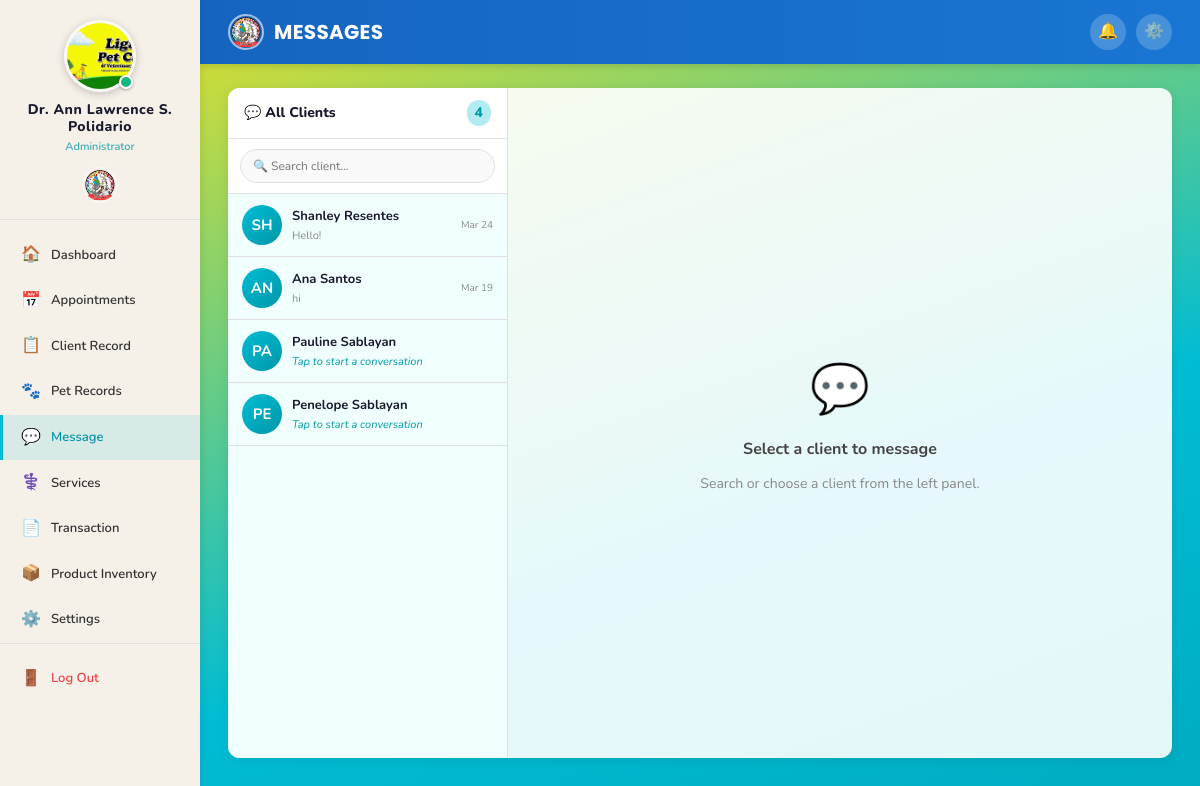
Page /admin/messages.php (signed in) on the earlier database version.
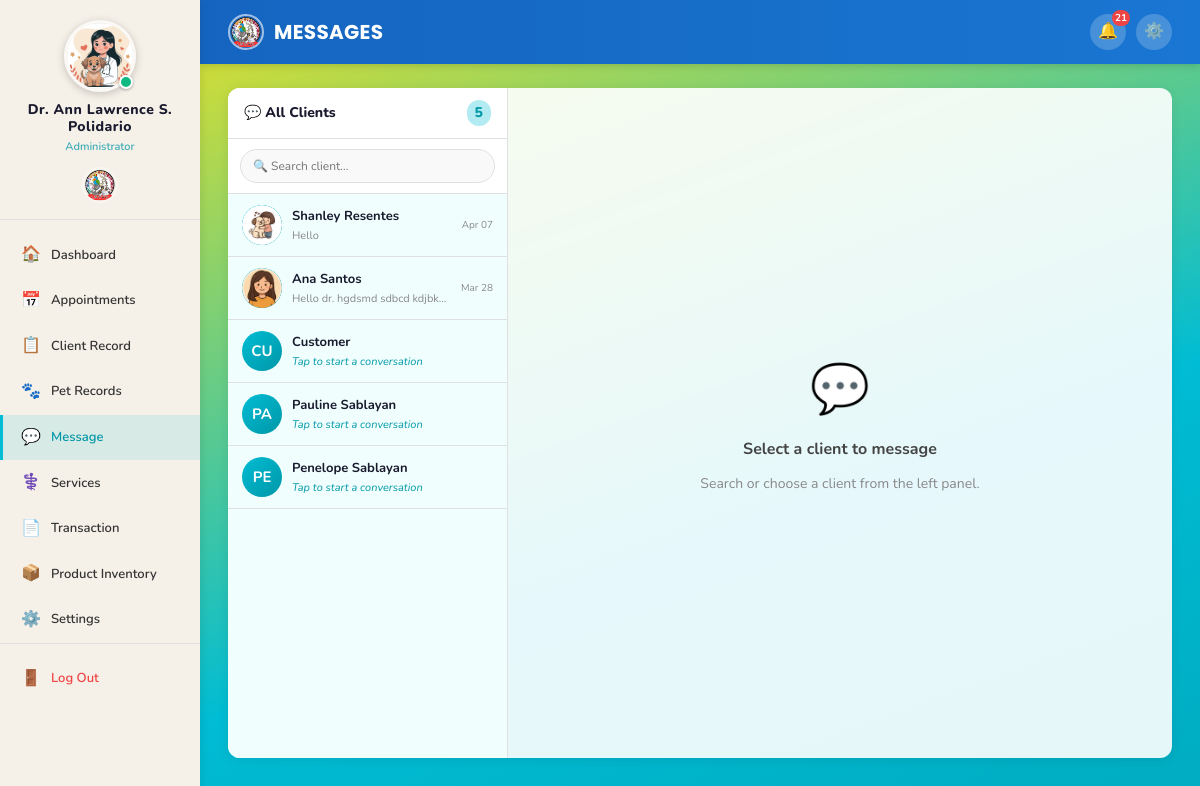
Same page on the later database version.
### tables this page shows
CREATE TABLE `users` (
  `id` int(11) NOT NULL,
  `name` varchar(100) NOT NULL,
  `address` varchar(255) DEFAULT NULL,
  `contact_no` varchar(20) DEFAULT NULL,
  `email` varchar(100) NOT NULL,
  `password` varchar(255) NOT NULL,
  `profile_picture` varchar(255) DEFAULT NULL,
  `gender` enum('male','female') DEFAULT 'female',
  `role` enum('user','admin','staff') DEFAULT 'user',
  `position` varchar(100) DEFAULT NULL,
  `status` enum('active','inactive') DEFAULT 'active',
  `created_at` timestamp NOT NULL DEFAULT current_timestamp(),
  `updated_at` timestamp NOT NULL DEFAULT current_timestamp() ON UPDATE current_timestamp(),
  `archived` tinyint(1) DEFAULT 0
);

### includes/db.php (called while the page is built, shortened)
<?php
function getRow($conn, $sql) {
    $result = mysqli_query($conn, $sql);
    if ($result && mysqli_num_rows($result) > 0) {
        return mysqli_fetch_assoc($result);
    }
    return null;
}
function getRows($conn, $sql) {
    $result = mysqli_query($conn, $sql);
    $rows = [];
    if ($result && mysqli_num_rows($result) > 0) {
        while ($row = mysqli_fetch_assoc($result)) {
            $rows[] = $row;
        }
    }
    return $rows;
}
function getUnreadNotifications($conn, $user_id) {
    $user_id = (int)$user_id;
    $result = mysqli_query($conn, "SELECT COUNT(*) as cnt FROM notifications WHERE user_id = $user_id AND is_read = 0");
    $row = mysqli_fetch_assoc($result);
    return $row['cnt'] ?? 0;
}
?>

### admin/messages.php (the view, shortened to what the changed rows need)
<?php
require_once '../includes/auth.php';
$admin_id = (int)$_SESSION['user_id'];
$chat_with = isset($_GET['contact']) ? (int)$_GET['contact'] : 0;$chat_user = null;
$contacts = getRows($conn,
    "SELECT u.id, u.name, u.profile_picture,
            (SELECT m2.message FROM messages m2
             WHERE (m2.sender_id=u.id AND m2.receiver_id=$admin_id)
                OR (m2.sender_id=$admin_id AND m2.receiver_id=u.id)
             ORDER BY m2.created_at DESC LIMIT 1) AS last_msg,
            (SELECT COUNT(*) FROM messages m3
             WHERE m3.sender_id=u.id
               AND m3.receiver_id=$admin_id
               AND m3.is_read=0) AS unread_count,
            (SELECT m4.created_at FROM messages m4
             WHERE (m4.sender_id=u.id AND m4.receiver_id=$admin_id)
                OR (m4.sender_id=$admin_id AND m4.receiver_id=u.id)
             ORDER BY m4.created_at DESC LIMIT 1) AS last_time
     FROM users u
     WHERE u.role='user' AND u.status='active'
     ORDER BY last_time DESC, u.name ASC");
?>
<!DOCTYPE html>
<html lang="en">
<head>
    <link rel="stylesheet" href="../assets/css/style.css">
</head>
<body>
<div class="app-wrapper">
    <?php include '../includes/sidebar_admin.php'; ?>
    <div class="main-content">
        <div class="topbar">
            <div class="topbar-actions">
                <a href="notifications.php" class="topbar-btn" title="Notifications">
                    🔔
                    <?php $unread_notif = getUnreadNotifications($conn, $_SESSION['user_id']); if ($unread_notif > 0): ?>
                        <span class="badge-count"><?= $unread_notif ?></span>
                    <?php endif; ?>
                </a>
            </div>
        </div>
        <div class="page-body" style="padding-bottom:0;">
            <div class="msg-layout">
                <div class="contacts-panel">
                    <div class="contacts-header">
                        <span>💬 All Clients</span>
                        <span class="contacts-count"><?= count($contacts) ?></span>
                    </div>
                    <div class="contacts-list" id="contactsList">
                        <?php if (empty($contacts)): ?>
                            <div class="no-contacts">
                                <div style="font-size:32px;margin-bottom:8px;">👤</div>
                                <p>No registered clients yet.</p>
                            </div>
                        <?php else: ?>
                            <?php foreach ($contacts as $ct):
                                $is_active = ($ct['id'] == $chat_with) ? 'active' : '';
                                $initials  = strtoupper(substr($ct['name'], 0, 2));
                                $has_msg   = !empty($ct['last_msg']);
                                $preview   = $has_msg
                                    ? (strlen($ct['last_msg']) > 30 ? substr($ct['last_msg'],0,30).'...' : $ct['last_msg'])
                                    : 'Tap to start a conversation';
                                $time_str  = $ct['last_time'] ? date('M d', strtotime($ct['last_time'])) : '';
                                $ct_pic       = $ct['profile_picture'] ?? '';
                                $ct_has_avatar = !empty($ct_pic) && file_exists($_avatar_disk_base . $ct_pic);
                                $ct_avatar_src = $ct_has_avatar ? $_avatar_web_base . htmlspecialchars($ct_pic) : '';
                            ?>
                                <a href="messages.php?contact=<?= $ct['id'] ?>"
                                   class="contact-item <?= $is_active ?>"
                                   data-name="<?= strtolower(htmlspecialchars($ct['name'])) ?>">
                                    <div class="contact-avatar">
                                        <?php if ($ct_has_avatar): ?>
                                            <img src="<?= $ct_avatar_src ?>"
                                                 alt="<?= htmlspecialchars($ct['name']) ?>"
                                                 onerror="this.style.display='none';this.nextElementSibling.style.display='flex';">
                                        <?php else: ?>
                                            <div class="ca-initials"><?= $initials ?></div>
                                        <?php endif; ?>
                                    </div>
                                    <div class="contact-body">
                                        <div class="contact-name"><?= htmlspecialchars($ct['name']) ?></div>
                                        <div class="contact-preview <?= !$has_msg ? 'new-chat' : '' ?>">
                                            <?= htmlspecialchars($preview) ?>
                                        </div>
                                    </div>
                                    <div class="contact-meta">
                                        <?php if ($time_str): ?>
                                            <span class="contact-time"><?= $time_str ?></span>
                                        <?php endif; ?>
                                    </div>
                                </a>
                            <?php endforeach; ?>
                        <?php endif; ?>
                    </div>
                </div>
            </div>
        </div>
    </div>
</div>
</body>
</html>

### includes/sidebar_admin.php (shortened to what the changed rows need)
<?php
$current_page = basename($_SERVER['PHP_SELF']);
$admin_data     = getRow($conn, "SELECT name, profile_picture FROM users WHERE id=" . (int)$_SESSION['user_id']);
$admin_name     = $admin_data['name'] ?? ($_SESSION['user_name'] ?? 'Administrator');
$admin_pic      = $admin_data['profile_picture'] ?? '';
$_avatar_disk_base = dirname(__DIR__) . '/assets/images/avatars/';
$_avatar_web_base  = '../assets/images/avatars/';
if (!empty($admin_pic) && file_exists($_avatar_disk_base . $admin_pic)) {
    $avatar_src  = $_avatar_web_base . htmlspecialchars($admin_pic);
    $avatar_show = true;
} else {
    $avatar_src  = '';
    $avatar_show = false;
}
$nav_items = [
    ['Dashboard',         'dashboard.php',       '🏠'],
    ['Appointments',      'appointments.php',    '📅'],
    ['Client Record',     'client_records.php',  '📋'],
    ['Pet Records',       'pet_records.php',     '🐾'],
    ['Message',           'messages.php',        '💬'],
    ['Services',          'services.php',        '⚕️'],
    ['Transaction',       'transactions.php',    '📄'],
    ['Product Inventory', 'inventory.php',       '📦'],
    ['Settings',          'settings.php',        '⚙️'],
];
?>
<aside class="sidebar">
    <a href="profile.php" class="sidebar-logo"
       style="flex-direction:column; align-items:center; padding:20px 16px 16px; gap:10px;
              text-decoration:none; cursor:pointer; transition:var(--transition);"
       onmouseover="this.style.background='rgba(0,0,0,0.05)'"
       onmouseout="this.style.background='transparent'">
        <div style="position:relative; width:72px; height:72px; flex-shrink:0;">
            <?php if ($avatar_show): ?>
                <img src="<?= $avatar_src ?>"
                     alt="<?= htmlspecialchars($admin_name) ?>"
                     id="sidebarAdminAvatar"
                     style="width:72px; height:72px; border-radius:50%; object-fit:cover;
                            border:3px solid rgba(255,255,255,0.6);
                            box-shadow:0 2px 8px rgba(0,0,0,0.2);"
                     onerror="this.style.display='none'; document.getElementById('sidebarAdminInitials').style.display='flex';">
            <?php endif; ?>
            <span style="position:absolute; bottom:3px; right:3px;
                         width:14px; height:14px; border-radius:50%;
                         background:#10b981; border:2px solid #fff;
                         box-shadow:0 1px 3px rgba(0,0,0,0.3);">
            </span>
        </div>
        <div style="text-align:center;">
            <div class="username" style="font-size:14px; font-weight:800; letter-spacing:0.5px;">
                <?= htmlspecialchars($admin_name) ?>
            </div>
            <div class="role" style="font-size:11px; opacity:0.75; margin-top:2px;">
                Administrator
            </div>
        </div>
    </a>
    <nav class="sidebar-nav">
        <?php foreach ($nav_items as $item): ?>
            <?php
                $is_active = ($current_page === $item[1]) ? 'active' : '';
            ?>
            <a href="<?= $item[1] ?>" class="<?= $is_active ?>">
                <span class="nav-icon"><?= $item[2] ?></span>
                <span><?= $item[0] ?></span>
            </a>
        <?php endforeach; ?>
    </nav>
</aside>

Differences in the rows shown:
removed users: name "SH", name "Shanley Resentes", preview "Hello!", time_str "Mar 24"
changed users "Dr. Ann Lawrence S. Polidario": profile_picture: a different picture
added users: profile_picture (picture), name "Shanley Resentes", preview "Hello", time_str "Apr 07"
changed users "Ana Santos": profile_picture: picture added; preview "hi" → "Hello dr. hgdsmd sdbcd kdjbk…"; time_str "Mar 19" → "Mar 28"; profile_picture "avatar_2_1774257244.png" → "avatar_2_1775185537.jpg" (drawn); name "AN" → (not shown)
added users: name "CU", name "Customer", preview "Tap to start a conversation"
Other differences:
$unread_notif: (not shown) → "21"
count($contacts): "4" → "5"
